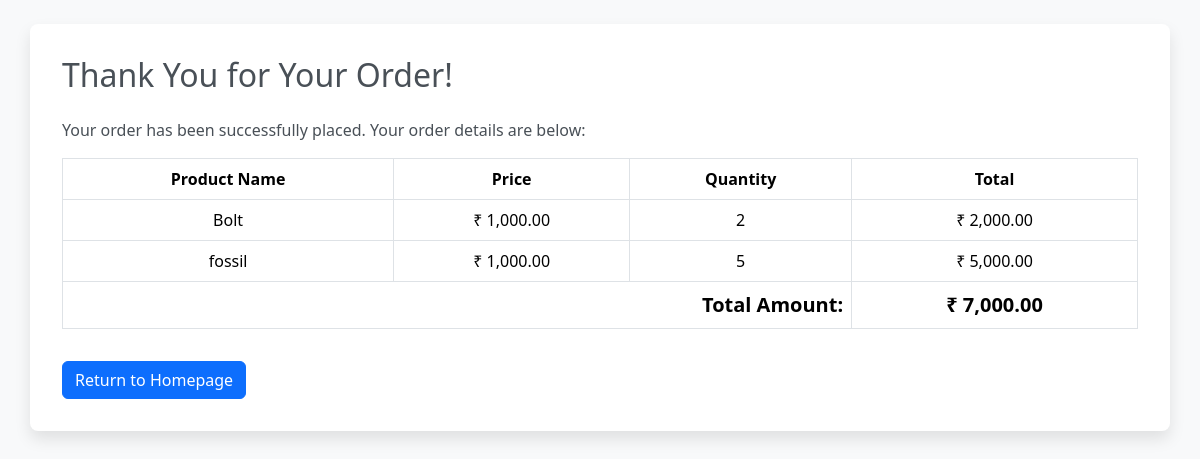
Screenshot of /thank_you.php with the database file from the repository.
### tables this page shows
CREATE TABLE `items_orders` (
  `id` int(11) NOT NULL,
  `order_id` int(11) NOT NULL,
  `product_id` int(11) NOT NULL,
  `name` varchar(250) NOT NULL,
  `price` decimal(10,2) NOT NULL,
  `quantity` int(11) NOT NULL,
  `total` decimal(10,0) NOT NULL,
  `created_at` timestamp NOT NULL DEFAULT current_timestamp(),
  `update_at` timestamp NULL DEFAULT NULL ON UPDATE current_timestamp()
);

CREATE TABLE `myorder` (
  `id` int(11) NOT NULL,
  `user_id` int(12) NOT NULL,
  `name` varchar(50) NOT NULL,
  `address` text NOT NULL,
  `phone` varchar(20) NOT NULL,
  `email` varchar(200) NOT NULL,
  `total_amount` decimal(10,2) NOT NULL,
  `order_date` timestamp NOT NULL DEFAULT current_timestamp(),
  `payment_method` varchar(50) NOT NULL,
  `created_at` timestamp NOT NULL DEFAULT current_timestamp(),
  `update_at` timestamp NULL DEFAULT NULL ON UPDATE current_timestamp()
);

### thank_you.php (the view, shortened to what this page needs)
<?php
require('connect.php');
$userId = 1;
$orderSql = "SELECT * FROM myorder WHERE user_id = '$userId' ORDER BY id DESC LIMIT 1";
$orderResult = mysqli_query($conn, $orderSql);
$order = mysqli_fetch_assoc($orderResult);
if ($order) {
    $orderId = $order['id'];
    $totalAmount = $order['total_amount'];
    $orderItemsSql = "SELECT * FROM items_orders WHERE order_id = '$orderId'";
    $orderItemsResult = mysqli_query($conn, $orderItemsSql);
} else {
    echo "No order found.";
    exit();
}
?>
<!doctype html>
<html lang="en">
<head>
    <link href="https://cdn.jsdelivr.net/npm/bootstrap@5.3.3/dist/css/bootstrap.min.css" rel="stylesheet"
>
</head>
<body>
    <div class="container mt-4">
        <h2 class="mb-4">Thank You for Your Order!</h2>
        <p>Your order has been successfully placed. Your order details are below:</p>
        <table class="table table-bordered table-hover">
            <thead>
                <tr>
                    <th>Product Name</th>
                    <th>Price</th>
                    <th>Quantity</th>
                    <th>Total</th>
                </tr>
            </thead>
            <tbody>
                <?php while ($item = mysqli_fetch_assoc($orderItemsResult)): ?>
                <tr>
                    <td><?php echo htmlspecialchars($item['name']); ?></td>
                    <td><?php echo CURRENCY . " " . number_format($item['price'], 2); ?></td>
                    <td><?php echo intval($item['quantity']); ?></td>
                    <td><?php echo CURRENCY . " " . number_format($item['total'], 2); ?></td>
                </tr>
                <?php endwhile; ?>
                <tr>
                    <td colspan="3" class="text-end total-amount"><strong>Total Amount:</strong></td>
                    <td class="total-amount"><strong><?php echo CURRENCY . " " . number_format($totalAmount, 2); ?></strong></td>
                </tr>
            </tbody>
        </table>
        <a href="main.php" class="btn btn-primary mt-3">Return to Homepage</a>
    </div>
</body>
</html>

### thank_you.php (style rules this page uses)
body { background-color: #f8f9fa; color: #495057; }
.container { background-color: #ffffff; border-radius: 0.5rem; box-shadow: 0 0.5rem 1rem rgba(0, 0, 0, 0.1); padding: 2rem; }
table { margin-top: 1rem; }
th, td { text-align: center; }
th { background-color: #007bff; color: #ffffff; font-weight: bold; }
.total-amount { font-weight: bold; font-size: 1.25rem; }

### rows the page displays
items_orders: name "Bolt", price "1,000.00", quantity "2", total "2,000.00"
items_orders: name "fossil", price "1,000.00", quantity "5", total "5,000.00"
myorder: total_amount "7,000.00"

### other values shown
CURRENCY "₹"
